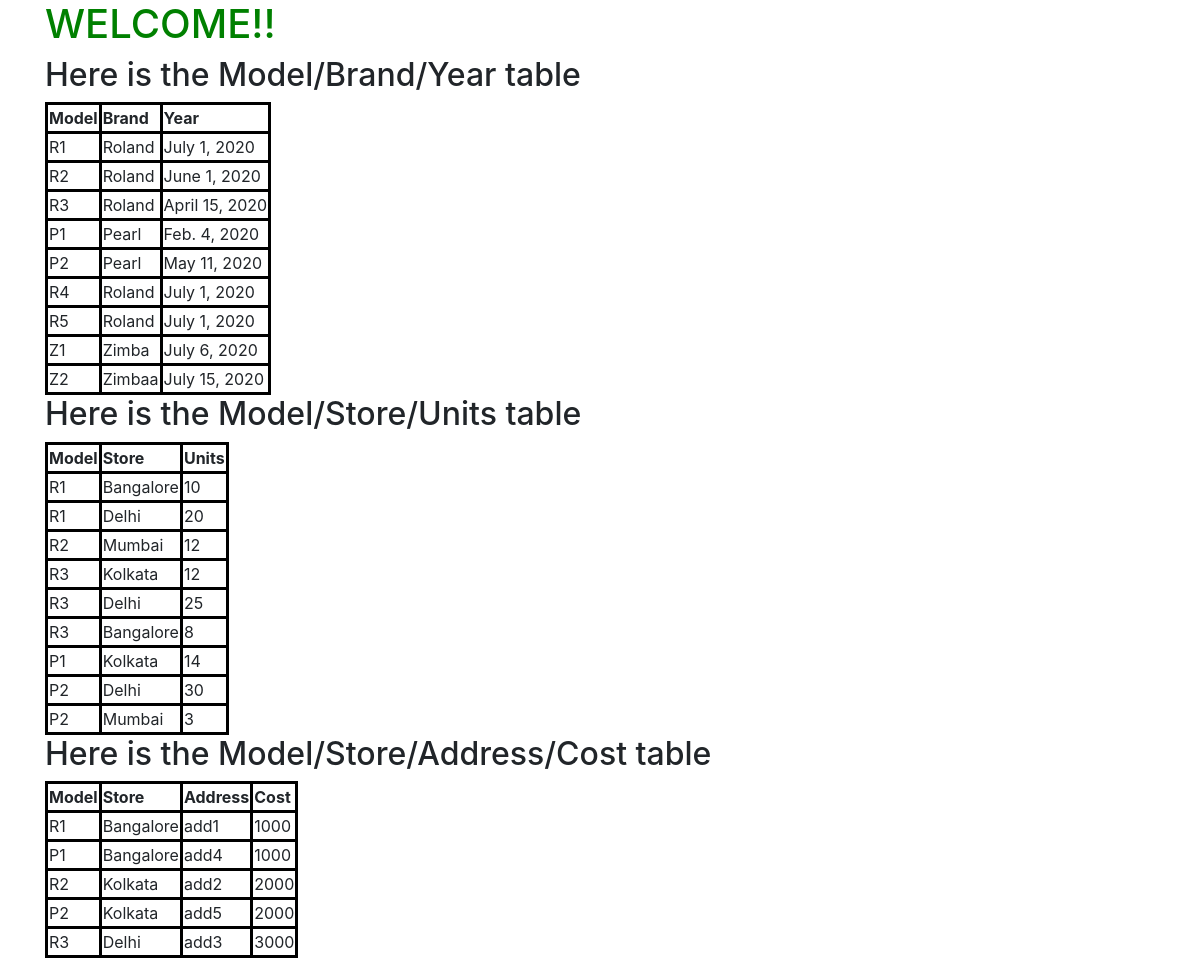
Page /drumsapp/drumstables on the committed database.
### drums/models.py (models this page shows, shortened)
class DrumsModel(models.Model):
    drums_model = models.CharField(max_length=200, unique=True)
    drums_brand = models.CharField(max_length=200)
    drums_year = models.DateField()
    def __str__(self):
        return self.drums_model

class DrumsStore(models.Model):
    drums_model = models.ForeignKey(DrumsModel, on_delete=models.CASCADE)
    drums_store = models.CharField(max_length=200)
    drums_units = models.IntegerField()
    def __str__(self):
        return self.drums_store

class DrumsCost(models.Model):
    drums_model = models.ForeignKey(DrumsModel, on_delete=models.CASCADE)
    drums_store = models.ForeignKey(DrumsStore, on_delete=models.CASCADE)
    drums_address = models.CharField(max_length=200, unique=True)
    drums_cost = models.IntegerField()

### drums/views.py (the view)
# urls.py: re_path(r'drumstables', views.drumstablespage, name='drumstablespage'),
def drumstablespage(request):
    model_list = DrumsModel.objects.order_by()
    print(model_list)
    store_list = DrumsStore.objects.order_by('drums_model')
    cost_list = DrumsCost.objects.order_by('drums_cost')
    date_dict = {
                    'access_records_model': model_list,
                    'access_records_store': store_list,
                    'access_records_cost': cost_list
                }
    return render(request, 'drums_templates/drumstables.html', context=date_dict)

### templates/drums_templates/drumstables.html (shortened to what this page needs)
<!DOCTYPE html>
{% load static %}
<html lang="en" dir="ltr">
  <head>
    <link rel="stylesheet" href="{% static "drums_static/drums_css/drumstablescss.css" %}">
    <link rel="stylesheet" href="https://stackpath.bootstrapcdn.com/bootstrap/4.4.1/css/bootstrap.min.css">
  </head>
  <body>
    <div class="container">
        <h1>WELCOME!!</h1>
        <h2>Here is the Model/Brand/Year table</h2>
        <div class="drumstbclass">
            {% if access_records_model %}
                <table>
                    <thead>
                        <th>Model</th>
                        <th>Brand</th>
                        <th>Year</th>
                    </thead>
                    {% for acc in access_records_model %}
                        <tr>
                            <td>{{ acc.drums_model }}</td>
                            <td>{{ acc.drums_brand }}</td>
                            <td>{{ acc.drums_year }}</td>
                        </tr>
                  {% endfor %}
                </table>
            {% else %}
                <p>No access records found</p>
            {% endif %}
        </div>
        <h2>Here is the Model/Store/Units table</h2>
        <div class="drumstbclass">
            {% if access_records_store %}
                <table>
                    <thead>
                        <th>Model</th>
                        <th>Store</th>
                        <th>Units</th>
                    </thead>
                    {% for acc in access_records_store %}
                        <tr>
                            <td>{{ acc.drums_model }}</td>
                            <td>{{ acc.drums_store }}</td>
                            <td>{{ acc.drums_units }}</td>
                        </tr>
                  {% endfor %}
                </table>
            {% else %}
                <p>No access records found</p>
            {% endif %}
        </div>
        <h2>Here is the Model/Store/Address/Cost table</h2>
        <div class="drumstbclass">
            {% if access_records_cost %}
                <table>
                    <thead>
                        <th>Model</th>
                        <th>Store</th>
                        <th>Address</th>
                        <th>Cost</th>
                    </thead>
                    {% for acc in access_records_cost %}
                        <tr>
                            <td>{{ acc.drums_model }}</td>
                            <td>{{ acc.drums_store }}</td>
                            <td>{{ acc.drums_address }}</td>
                            <td>{{ acc.drums_cost }}</td>
                        </tr>
                  {% endfor %}
                </table>
            {% else %}
                <p>No access records found</p>
            {% endif %}
        </div>
    </div>
  </body>
</html>

### static/drums_static/drums_css/drumstablescss.css (style rules this page uses)
td, th { border: 3px solid black }
h1 { color: green }

### rows in the picture
DrumsModel: drums_model "R1", drums_brand "Roland", drums_year "July 1, 2020"
DrumsModel: drums_model "R2", drums_brand "Roland", drums_year "June 1, 2020"
DrumsModel: drums_model "R3", drums_brand "Roland", drums_year "April 15, 2020"
DrumsModel: drums_model "P1", drums_brand "Pearl", drums_year "Feb. 4, 2020"
DrumsModel: drums_model "P2", drums_brand "Pearl", drums_year "May 11, 2020"
DrumsModel: drums_model "R4", drums_brand "Roland", drums_year "July 1, 2020"
DrumsModel: drums_model "R5", drums_brand "Roland", drums_year "July 1, 2020"
DrumsModel: drums_model "Z1", drums_brand "Zimba", drums_year "July 6, 2020"
DrumsModel: drums_model "Z2", drums_brand "Zimbaa", drums_year "July 15, 2020"
DrumsStore: drums_model "R1", drums_store "Bangalore", drums_units "10"
DrumsStore: drums_model "R1", drums_store "Delhi", drums_units "20"
DrumsStore: drums_model "R2", drums_store "Mumbai", drums_units "12"
DrumsStore: drums_model "R3", drums_store "Kolkata", drums_units "12"
DrumsStore: drums_model "R3", drums_store "Delhi", drums_units "25"
DrumsStore: drums_model "R3", drums_store "Bangalore", drums_units "8"
DrumsStore: drums_model "P1", drums_store "Kolkata", drums_units "14"
DrumsStore: drums_model "P2", drums_store "Delhi", drums_units "30"
DrumsStore: drums_model "P2", drums_store "Mumbai", drums_units "3"
DrumsCost: drums_model "R1", drums_store "Bangalore", drums_address "add1", drums_cost "1000"
DrumsCost: drums_model "P1", drums_store "Bangalore", drums_address "add4", drums_cost "1000"
DrumsCost: drums_model "R2", drums_store "Kolkata", drums_address "add2", drums_cost "2000"
DrumsCost: drums_model "P2", drums_store "Kolkata", drums_address "add5", drums_cost "2000"
DrumsCost: drums_model "R3", drums_store "Delhi", drums_address "add3", drums_cost "3000"
